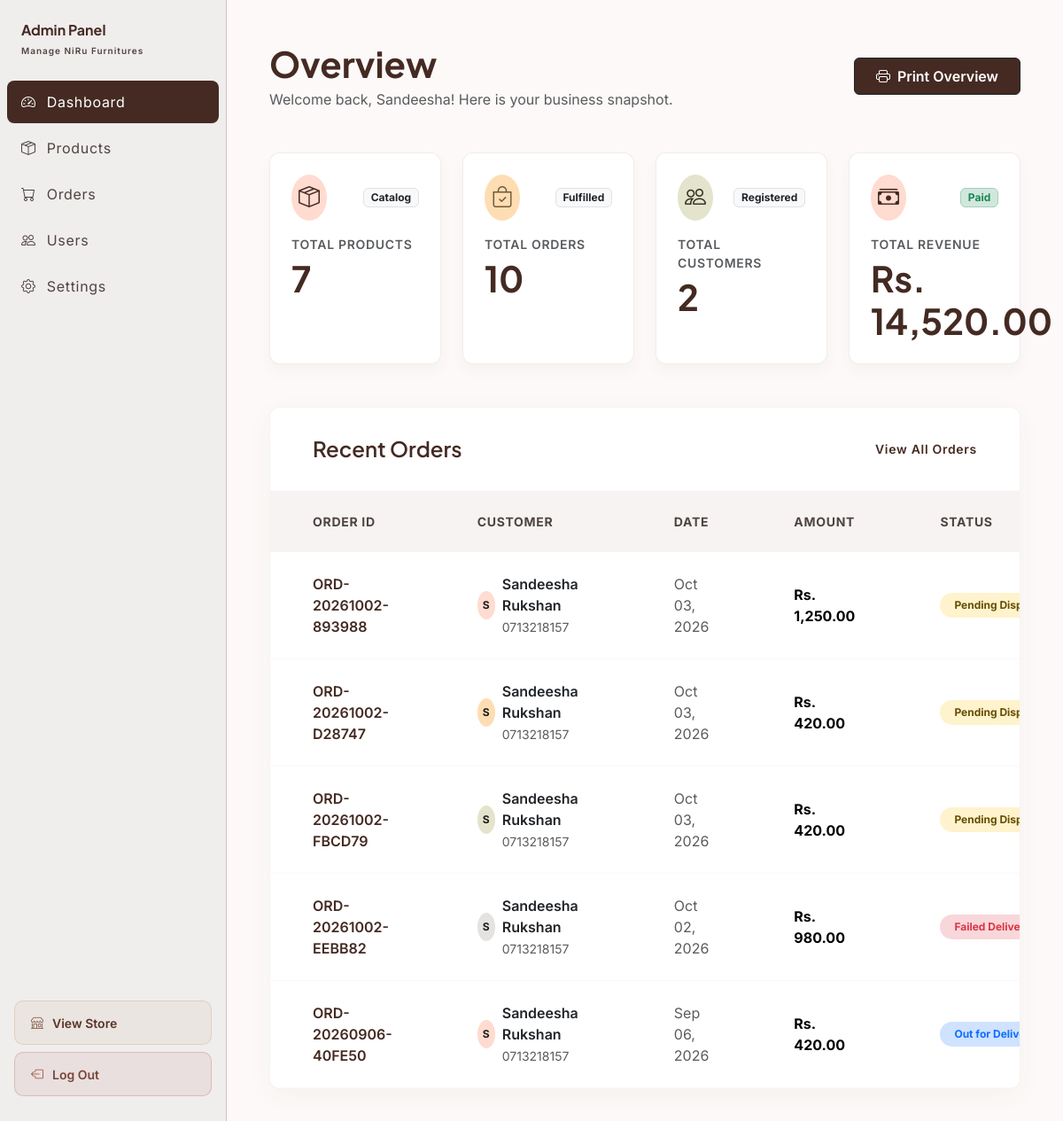
Screenshot of /admin/admin-dashboard.php (signed in) with the database file from the repository.
### tables this page shows
CREATE TABLE IF NOT EXISTS `orders` (
  `order_id` bigint unsigned NOT NULL AUTO_INCREMENT,
  `order_number` varchar(30) NOT NULL,
  `user_id` bigint unsigned DEFAULT NULL,
  `total_amount` decimal(12,2) NOT NULL DEFAULT '0.00',
  `payment_status` enum('pending','paid','failed','refunded') NOT NULL DEFAULT 'pending',
  `order_status_id` int unsigned NOT NULL DEFAULT '1',
  `customer_name` varchar(150) NOT NULL,
  `customer_email` varchar(191) NOT NULL,
  `customer_phone` varchar(30) NOT NULL,
  `shipping_address` varchar(255) NOT NULL,
  `shipping_city` varchar(100) NOT NULL,
  `shipping_postal_code` varchar(20) DEFAULT NULL,
  `placed_at` datetime NOT NULL DEFAULT CURRENT_TIMESTAMP,
  PRIMARY KEY (`order_id`),
  UNIQUE KEY `uq_orders_number` (`order_number`),
  KEY `idx_orders_user` (`user_id`),
  KEY `fk_orders_order_status` (`order_status_id`),
  CONSTRAINT `fk_orders_user` FOREIGN KEY (`user_id`) REFERENCES `user` (`user_id`) ON DELETE SET NULL ON UPDATE CASCADE
);

CREATE TABLE IF NOT EXISTS `status` (
  `status_id` int unsigned NOT NULL AUTO_INCREMENT,
  `status_name` varchar(50) NOT NULL,
  PRIMARY KEY (`status_id`),
  UNIQUE KEY `uq_status_name` (`status_name`)
);

### connection.php (called while the page is built, shortened)
<?php
class Database
{
    public static $connection;
    public static function setUpConnection()
    {
        if (!isset(Database::$connection)) {
            Database::$connection = new mysqli(
                "localhost",
                "root",
                "Rukshan123",
                "niru_furniture",
                3306
            );
        }
    }
    public static function search($q)
    {
        $result = Database::$connection->query($q);
        return $result;
    }
}
?>

### admin/admin-dashboard.php (the view, shortened to what this page needs)
<?php
require_once '../connection.php';
$admin = $_SESSION['a'];
$prod_count_rs = Database::search("SELECT COUNT(*) AS `cnt` FROM `products`");
$total_products = (int)($prod_count_rs->fetch_assoc()['cnt'] ?? 0);
$orders_count_rs = Database::search("SELECT COUNT(*) AS `cnt` FROM `orders`");
$total_orders = (int)($orders_count_rs->fetch_assoc()['cnt'] ?? 0);
$cust_count_rs = Database::search("SELECT COUNT(*) AS `cnt` FROM `user` WHERE `role_id` = 2 OR `role_id` IS NULL");
$total_customers = (int)($cust_count_rs->fetch_assoc()['cnt'] ?? 0);
$rev_rs = Database::search("SELECT SUM(`total_amount`) AS `rev` FROM `orders` WHERE `payment_status` = 'paid'");
$total_revenue = (float)($rev_rs->fetch_assoc()['rev'] ?? 0.00);
$recent_orders_query = "SELECT o.*, s.status_name
                        FROM `orders` o
                        LEFT JOIN `status` s ON o.order_status_id = s.status_id
                        ORDER BY o.placed_at DESC LIMIT 5";
$recent_orders_rs = Database::search($recent_orders_query);
?>
<!DOCTYPE html>
<html lang="en">
<head>
  <link href="https://cdn.jsdelivr.net/npm/bootstrap@5.3.3/dist/css/bootstrap.min.css" rel="stylesheet">
  <link href="https://cdn.jsdelivr.net/npm/bootstrap-icons@1.11.3/font/bootstrap-icons.min.css" rel="stylesheet">
  <link href="https://cdn.jsdelivr.net/npm/sweetalert2@11/dist/sweetalert2.min.css" rel="stylesheet">
  <link rel="stylesheet" href="../assets/css/style.css">
</head>
<body>
  <aside class="admin-sidebar">
    <div class="admin-brand">
      <h2>Admin Panel</h2>
      <small>Manage NiRu Furnitures</small>
    </div>
    <ul class="admin-menu">
      <li>
        <a href="admin-dashboard.php" class="admin-link active">
          <i class="bi bi-speedometer2"></i> Dashboard
        </a>
      </li>
      <li>
        <a href="admin-products.php" class="admin-link">
          <i class="bi bi-box-seam"></i> Products
        </a>
      </li>
      <li>
        <a href="admin-orders.php" class="admin-link">
          <i class="bi bi-cart"></i> Orders
        </a>
      </li>
      <li>
        <a href="admin-users.php" class="admin-link">
          <i class="bi bi-people"></i> Users
        </a>
      </li>
      <li>
        <a href="admin-settings.php" class="admin-link">
          <i class="bi bi-gear"></i> Settings
        </a>
      </li>
    </ul>
<div class="px-3 mt-auto d-flex flex-column gap-2 mb-3">
    <a href="../index.php"
       class="admin-link-store text-decoration-none d-flex align-items-center gap-2 fw-medium">
        <i class="bi bi-shop"></i>
        View Store
    </a>
    <a href="../logout.php"
       class="admin-link-logout text-decoration-none d-flex align-items-center gap-2 fw-medium">
        <i class="bi bi-box-arrow-left"></i>
        Log Out
    </a>
</div>
  </aside>
  <main class="admin-main">
    <div class="d-flex flex-column flex-md-row align-items-md-center justify-content-between gap-3 mb-5">
      <div>
        <h1 class="display-6 fw-bold mb-1" style="color: var(--niru-primary);">Overview</h1>
        <p class="text-muted mb-0">Welcome back, <?php echo htmlspecialchars($admin['first_name'] ?? 'Administrator'); ?>! Here is your business snapshot.</p>
      </div>
      <div class="d-flex gap-2">
        <button class="btn btn-dark d-flex align-items-center gap-2 px-4 py-2 fw-semibold" style="background-color: var(--niru-primary);" onclick="window.print();">
          <i class="bi bi-printer"></i> Print Overview
        </button>
      </div>
    </div>
    <div class="row g-4 mb-5">
      <div class="col-12 col-sm-6 col-xl-3">
        <div class="admin-stat-card">
          <div class="d-flex align-items-center justify-content-between mb-3">
            <div class="p-2 rounded-circle" style="background-color: #ffdbd0; color: var(--niru-primary);">
              <i class="bi bi-box-seam fs-4"></i>
            </div>
            <span class="badge bg-light text-dark border">Catalog</span>
          </div>
          <small class="text-muted text-uppercase fw-semibold d-block mb-1" style="letter-spacing: 0.7px;">Total Products</small>
          <h2 class="display-6 fw-bold mb-0" style="color: var(--niru-primary);"><?php echo number_format($total_products); ?></h2>
        </div>
      </div>
      <div class="col-12 col-sm-6 col-xl-3">
        <div class="admin-stat-card">
          <div class="d-flex align-items-center justify-content-between mb-3">
            <div class="p-2 rounded-circle" style="background-color: #feddb3; color: var(--niru-secondary);">
              <i class="bi bi-bag-check fs-4"></i>
            </div>
            <span class="badge bg-light text-dark border">Fulfilled</span>
          </div>
          <small class="text-muted text-uppercase fw-semibold d-block mb-1" style="letter-spacing: 0.7px;">Total Orders</small>
          <h2 class="display-6 fw-bold mb-0" style="color: var(--niru-primary);"><?php echo number_format($total_orders); ?></h2>
        </div>
      </div>
      <div class="col-12 col-sm-6 col-xl-3">
        <div class="admin-stat-card">
          <div class="d-flex align-items-center justify-content-between mb-3">
            <div class="p-2 rounded-circle" style="background-color: #e4e4cc; color: #303221;">
              <i class="bi bi-people fs-4"></i>
            </div>
            <span class="badge bg-light text-dark border">Registered</span>
          </div>
          <small class="text-muted text-uppercase fw-semibold d-block mb-1" style="letter-spacing: 0.7px;">Total Customers</small>
          <h2 class="display-6 fw-bold mb-0" style="color: var(--niru-primary);"><?php echo number_format($total_customers); ?></h2>
        </div>
      </div>
      <div class="col-12 col-sm-6 col-xl-3">
        <div class="admin-stat-card">
          <div class="d-flex align-items-center justify-content-between mb-3">
            <div class="p-2 rounded-circle" style="background-color: #ffdbd0; color: var(--niru-primary);">
              <i class="bi bi-cash-stack fs-4"></i>
            </div>
            <span class="badge bg-success-subtle text-success border border-success-subtle">Paid</span>
          </div>
          <small class="text-muted text-uppercase fw-semibold d-block mb-1" style="letter-spacing: 0.7px;">Total Revenue</small>
          <h2 class="display-6 fw-bold mb-0" style="color: var(--niru-primary);">Rs. <?php echo number_format($total_revenue, 2); ?></h2>
        </div>
      </div>
    </div>
    <div class="admin-table-card">
      <div class="card-header-admin d-flex justify-content-between align-items-center">
        <h2 class="fs-4 fw-semibold mb-0" style="color: var(--niru-primary);">Recent Orders</h2>
        <a href="admin-orders.php" class="fw-semibold text-decoration-none small" style="color: var(--niru-primary); letter-spacing: 0.7px;">View All Orders</a>
      </div>
      <div class="table-responsive">
        <table class="table table-admin align-middle mb-0">
          <thead>
            <tr>
              <th>ORDER ID</th>
              <th>CUSTOMER</th>
              <th>DATE</th>
              <th>AMOUNT</th>
              <th>STATUS</th>
            </tr>
          </thead>
          <tbody>
            <?php
            if ($recent_orders_rs->num_rows > 0) {
              $avatar_bg_colors = ['#ffdbd0', '#feddb3', '#e4e4cc', '#e5e2e1'];
              $i = 0;
              while ($order = $recent_orders_rs->fetch_assoc()) {
                $initial = strtoupper(substr($order['customer_name'] ?? 'C', 0, 1));
                $bg_color = $avatar_bg_colors[$i % count($avatar_bg_colors)];
                $i++;
                $status_name = $order['status_name'] ?? 'Pending Dispatch';
                $badge_class = 'bg-primary-subtle text-primary';
                if (stripos($status_name, 'Delivered') !== false) {
                  $badge_class = 'bg-success-subtle text-success';
                } else if (stripos($status_name, 'Pending') !== false || stripos($status_name, 'Packed') !== false) {
                  $badge_class = 'bg-warning-subtle text-warning-emphasis';
                } else if (stripos($status_name, 'Failed') !== false || stripos($status_name, 'Returned') !== false) {
                  $badge_class = 'bg-danger-subtle text-danger';
                }
            ?>
              <tr>
                <td class="fw-semibold" style="color: var(--niru-primary);">
                  <?php echo htmlspecialchars($order['order_number']); ?>
                </td>
                <td>
                  <div class="d-flex align-items-center gap-2">
                    <div class="customer-avatar d-flex align-items-center justify-content-center fw-bold" style="background-color: <?php echo $bg_color; ?>; width: 32px; height: 32px; border-radius: 50%;">
                      <?php echo $initial; ?>
                    </div>
                    <div>
                      <span class="d-block fw-semibold text-dark"><?php echo htmlspecialchars($order['customer_name']); ?></span>
                      <small class="text-muted"><?php echo htmlspecialchars($order['customer_phone']); ?></small>
                    </div>
                  </div>
                </td>
                <td class="text-muted">
                  <?php echo date("M d, Y", strtotime($order['placed_at'])); ?>
                </td>
                <td class="fw-bold">
                  Rs. <?php echo number_format($order['total_amount'], 2); ?>
                </td>
                <td>
                  <span class="badge rounded-pill <?php echo $badge_class; ?> px-3 py-2 fw-bold">
                    <?php echo htmlspecialchars($status_name); ?>
                  </span>
                </td>
              </tr>
            <?php
              }
            } ?>
          </tbody>
        </table>
      </div>
    </div>
  </main>
</body>
</html>

### rows the page displays
orders: order_number "ORD-20261002-893988", customer_name "S", customer_name "Sandeesha Rukshan", customer_phone "0713218157", placed_at "Oct 03, 2026", total_amount "1,250.00", status.status_name "Pending…"
orders: order_number "ORD-20261002-D28747", customer_name "S", customer_name "Sandeesha Rukshan", customer_phone "0713218157", placed_at "Oct 03, 2026", total_amount "420.00", status.status_name "Pending…"
orders: order_number "ORD-20261002-FBCD79", customer_name "S", customer_name "Sandeesha Rukshan", customer_phone "0713218157", placed_at "Oct 03, 2026", total_amount "420.00", status.status_name "Pending…"
orders: order_number "ORD-20261002-EEBB82", customer_name "S", customer_name "Sandeesha Rukshan", customer_phone "0713218157", placed_at "Oct 02, 2026", total_amount "980.00", status.status_name "Failed…"
orders: order_number "ORD-20260906-40FE50", customer_name "S", customer_name "Sandeesha Rukshan", customer_phone "0713218157", placed_at "Sep 06, 2026", total_amount "420.00", status.status_name "Out for…"

### other values shown
$admin['first_name'] "Sandeesha"
$total_products "7"
$total_orders "10"
$total_customers "2"
$total_revenue "14,520.00"
